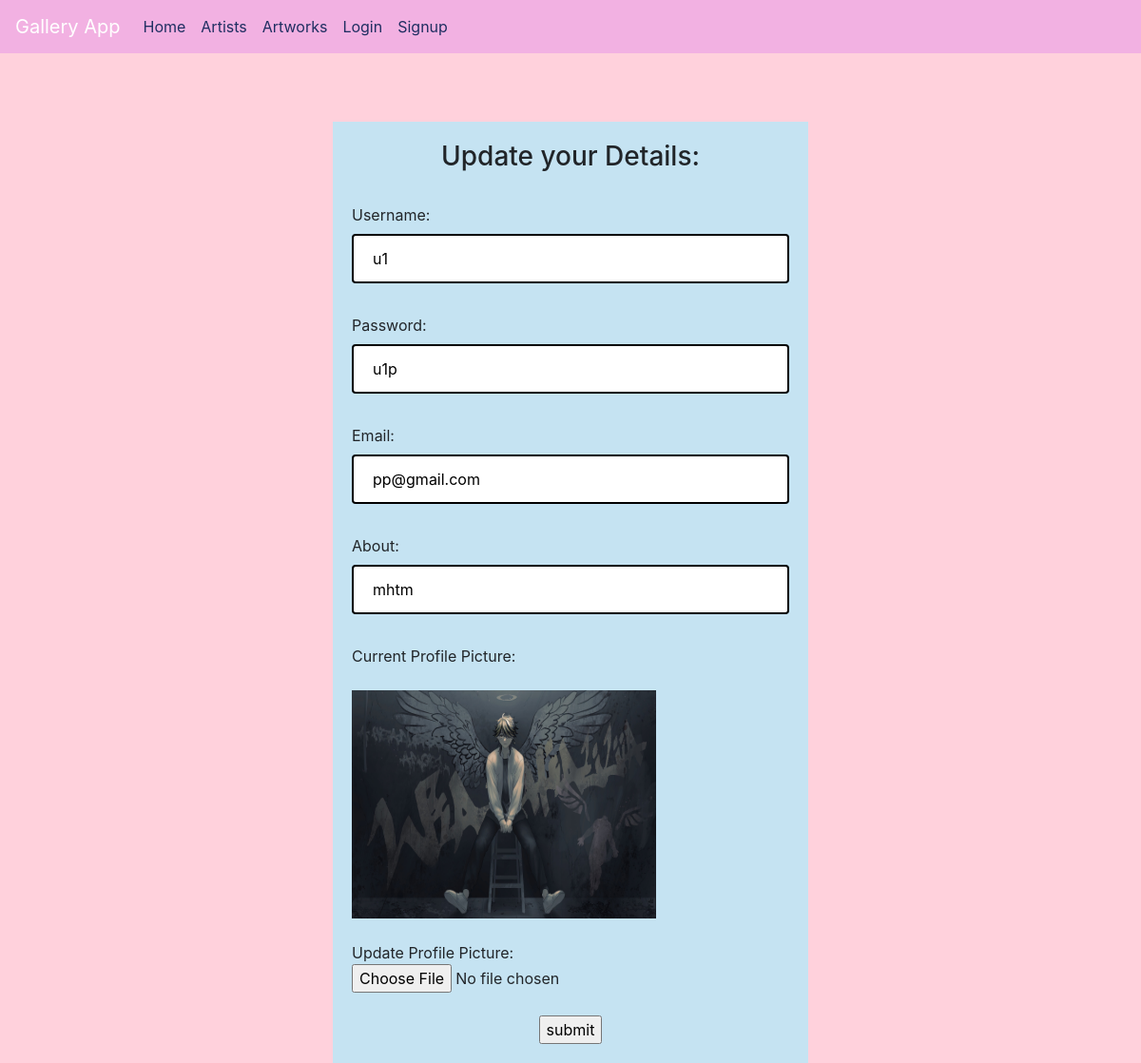
Page /profileupdate/1 on the earlier database version.
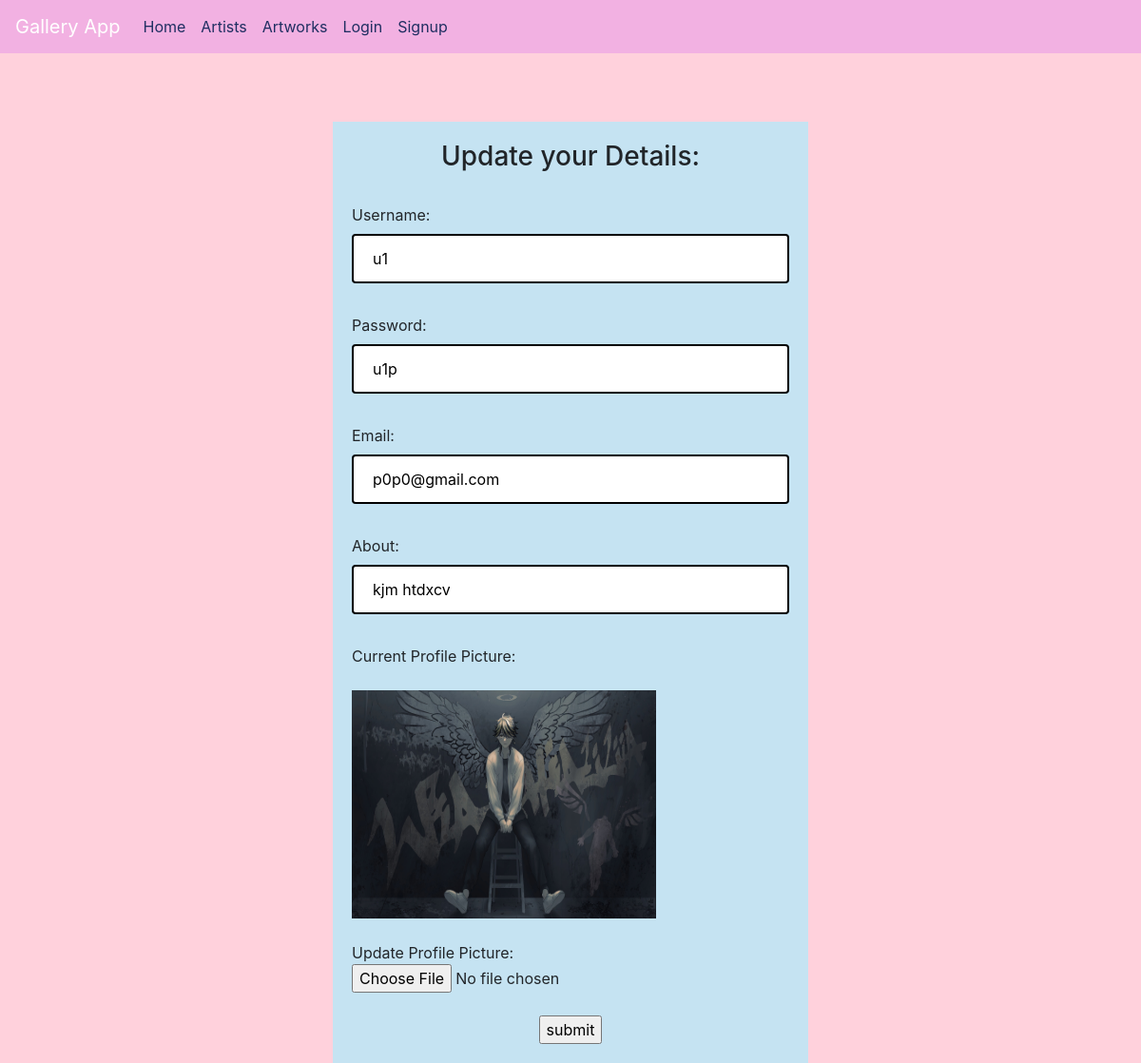
Same page on the later database version.
### tables this page shows
CREATE TABLE artist
            (id INTEGER PRIMARY KEY, name TEXT NOT NULL UNIQUE, password TEXT NOT NULL, email VARCHAR, about TEXT, date_created DATE, Profile TEXT, appr INTEGER,date_modified DATE );

### hello.py (the view)
@app.route("/profileupdate/<int:id>", methods=['GET','POST'])
def profileupdate(id):
   modifiedDate = date.today()
   if request.method == 'POST':
      name = request.form['name']
      password = request.form['password']
      email = request.form['email']
      about = request.form['about']
      image = request.files['file']
      if(len(image.filename)!=0):
         old_image = request.form['image_file']
         current_dir = os.getcwd()
         old_image_url = current_dir +old_image
         print(old_image_url)
         try:
            file_url = os.path.join(os.getcwd()+ UPLOAD_FOLDER, image.filename)
            static_url = os.path.join(UPLOAD_FOLDER, image.filename)
            image.save(file_url)
            os.remove(old_image_url)
            print ("making a connection", id)
            connection = sqlite3.connect('artgallery.db')
            print ("Getting a Cursor")
            cursor = connection.cursor()
            print ("Executing the DML")
            cursor.execute("UPDATE artist SET name=?, password=?, email=?, about=?, Profile=?, date_modified=? WHERE id=?",(name,password,email,about,static_url,modifiedDate,id))
            print ("Commiting the changes")
            connection.commit()
            pk=get_pk(name)
            return redirect(url_for('profileview',id=pk))
         except Exception as error:
            return_message = str(error)
            return(return_message)
      else:
         print ("making a connection", id)
         connection = sqlite3.connect('artgallery.db')
         print ("Getting a Cursor")
         cursor = connection.cursor()
         print ("Executing the DML")
         cursor.execute("UPDATE artist SET name=?, password=?, email=?, about=?,date_modified=? WHERE id=?",(name,password,email,about,modifiedDate,id))
         print ("Commiting the changes")
         connection.commit()
         pk=get_pk(name)
         return redirect(url_for('profileview',id=pk))
   else:
      print ("making a connection")
      connection = sqlite3.connect('artgallery.db')
      print ("Getting a Cursor")
      cursor = connection.cursor()
      print ("Executing the DML")
      cursor.execute("select * from artist where id=(?)", (id,))
      print ("Get the Rows from cursor")
      show_data = cursor.fetchall()
      print ("Closing the datbase")
      connection.close()
      return render_template("profile_update.html", show_data = show_data, pk=id)

### templates/profile_update.html (shortened to what this page needs)
{% extends "base.html" %} {% block body %}
<head>
</head>
<body style="background-color:rgb(255, 209, 220);"></br></br></br>
    <div class="content">
    <form action="#" method="POST" enctype="multipart/form-data">
      <center><h3>Update your Details:</h3></center><br>
        Username:<br>
        <input type="text" name="name" value="{{show_data.0.1}}" /></br>
        <br>
        Password: <br>
        <input type="text" name="password" value="{{show_data.0.2}}" /></br>
        <br>
        Email:<br>
        <input type="text" name="email" value="{{show_data.0.3}}" /></br>
        <br>
        About:<br>
        <input type="text" name="about" value="{{show_data.0.4}}" /></br>
        <br>
        Current Profile Picture:<br>
        <br>
        <img src="{{show_data.0.6}}" name="image" alt="cover image" width="320" height="240">
        <br><br>
        Update Profile Picture:<input type="file" name="file" /><br>
        <br>
        <center><input type="submit" value="submit" /><br></center>
    </form>
    </div>
    </body>
{% endblock %}

Differences in the rows shown:
changed artist: email "pp@gmail.com" → "p0p0@gmail.com"; about "mhtm" → "kjm htdxcv"
